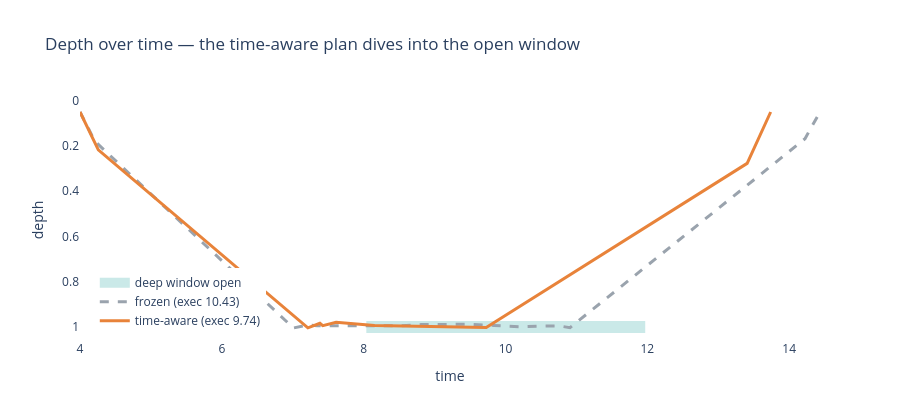

The notebook cell saved with this chart:
### Code cell
# Depth-vs-time: the time-aware plan delays its dive until the window opens.
_, times_frozen = thread_clock(frozen.path, medium, glider, T0)
_, times_aware = thread_clock(aware.path, medium, glider, T0)
times_frozen = np.array(times_frozen); times_aware = np.array(times_aware)
pf, pa = np.array(frozen.path), np.array(aware.path)

# Window open where sin(2π t / tau) > 0.
tt = np.linspace(T0, max(times_frozen[-1], times_aware[-1]), 200)
open_band = np.sin(2 * np.pi * tt / medium.tau) > 0

fig = go.Figure()
fig.add_trace(go.Scatter(x=tt, y=np.where(open_band, 1.0, np.nan), mode="lines",
                         line=dict(color=PALETTE["teal"], width=12), opacity=0.25,
                         name="deep window open", hoverinfo="skip"))
fig.add_trace(go.Scatter(x=times_frozen, y=pf[:, 2], mode="lines",
                         line=dict(color=PALETTE["muted"], width=3, dash="dash"),
                         name=f"frozen (exec {frozen_executed:.2f})"))
fig.add_trace(go.Scatter(x=times_aware, y=pa[:, 2], mode="lines",
                         line=dict(color=PALETTE["accent"], width=3),
                         name=f"time-aware (exec {aware_executed:.2f})"))
fig.update_layout(title="Depth over time — the time-aware plan dives into the open window",
                  xaxis_title="time", yaxis_title="depth",
                  yaxis=dict(autorange="reversed"), height=420, paper_bgcolor="white",
                  plot_bgcolor="white", legend=dict(x=0.02, y=0.02))
fig.show()

### Figure 1 — Plotly figure (JSON) as saved in the notebook; plotly's stock layout.template omitted (floating-point values rounded to 4 significant figures; data arrays with more than 128 entries replaced by an {"elided": "..."} marker saying what was removed)
{"data": [{"hoverinfo": "skip", "line": {"color": "#2ca6a4", "width": 12}, "mode": "lines", "name": "deep window open", "opacity": 0.25, "type": "scatter", "x": {"elided": "200 float values"}, "y": {"elided": "200 float values"}}, {"line": {"color": "#9aa3ad", "dash": "dash", "width": 3}, "mode": "lines", "name": "frozen (exec 10.43)", "type": "scatter", "x": [4.0, 4.113, 4.21, 7.009, 7.103, 7.147, 7.175, 7.217, 7.343, 7.961, 8.337, 8.503, 8.81, 9.069, 9.447, 9.836, 10.21, 10.48, 10.62, 10.64, 10.67, 10.75, 10.91, 14.22, 14.28, 14.3, 14.35, 14.41, 14.43], "y": [0.05, 0.1198, 0.1794, 1.004, 0.9967, 0.9949, 0.9911, 0.9908, 0.9938, 0.995, 0.9953, 0.9946, 0.9892, 0.9888, 0.9878, 0.993, 0.9986, 0.9957, 0.9958, 0.9957, 0.994, 0.9948, 1.003, 0.1681, 0.1346, 0.1234, 0.0975, 0.0651, 0.05]}, {"line": {"color": "#e8833a", "width": 3}, "mode": "lines", "name": "time-aware (exec 9.74)", "type": "scatter", "x": [4.0, 4.159, 4.201, 4.258, 7.213, 7.383, 7.423, 7.531, 7.611, 8.151, 8.301, 8.454, 8.611, 8.774, 8.94, 9.112, 9.296, 9.497, 9.728, 13.41, 13.43, 13.47, 13.5, 13.53, 13.55, 13.61, 13.62, 13.72, 13.74], "y": [0.05, 0.1533, 0.1806, 0.2172, 1.004, 0.9836, 0.9941, 0.9845, 0.9791, 0.9928, 0.9937, 0.9952, 0.9972, 0.9982, 0.9993, 0.9994, 1.0, 1.0, 1.003, 0.2769, 0.2625, 0.2353, 0.2127, 0.191, 0.1784, 0.1379, 0.1282, 0.0603, 0.05]}], "layout": {"height": 420, "legend": {"x": 0.02, "y": 0.02}, "paper_bgcolor": "white", "plot_bgcolor": "white", "title": {"text": "Depth over time — the time-aware plan dives into the open window"}, "xaxis": {"title": {"text": "time"}}, "yaxis": {"autorange": "reversed", "title": {"text": "depth"}}}}
